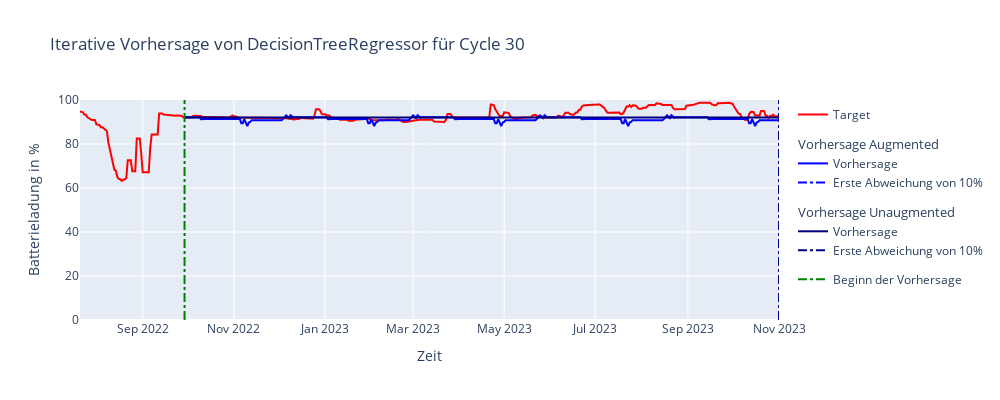
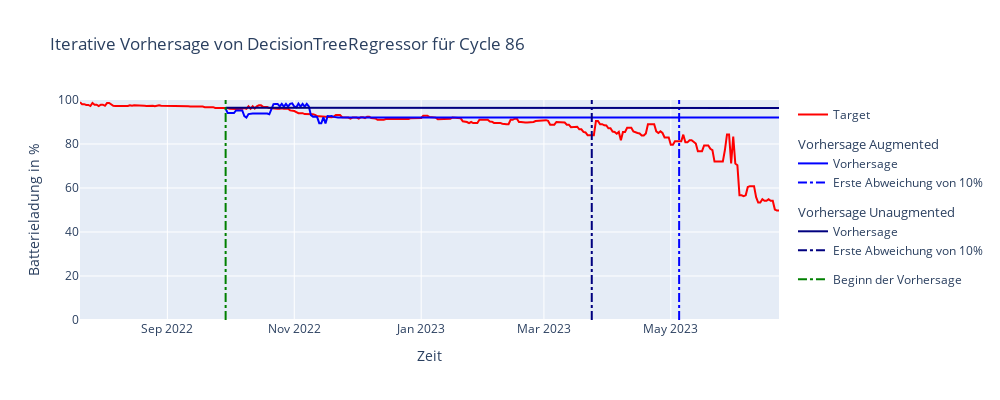
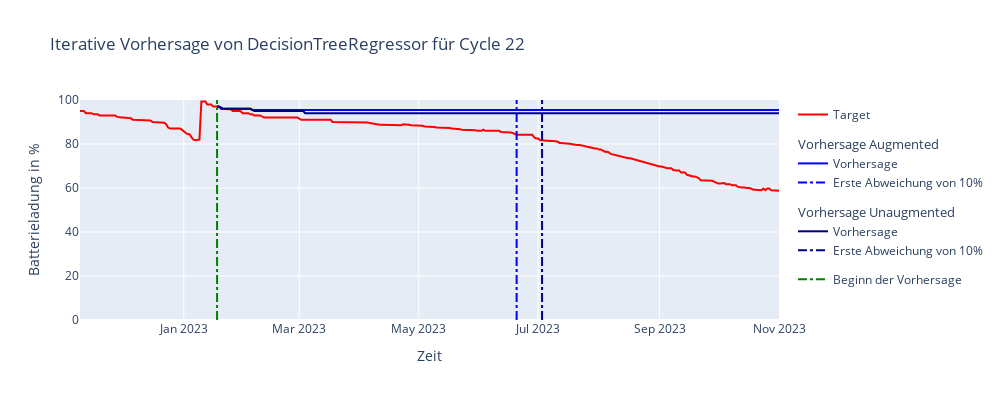
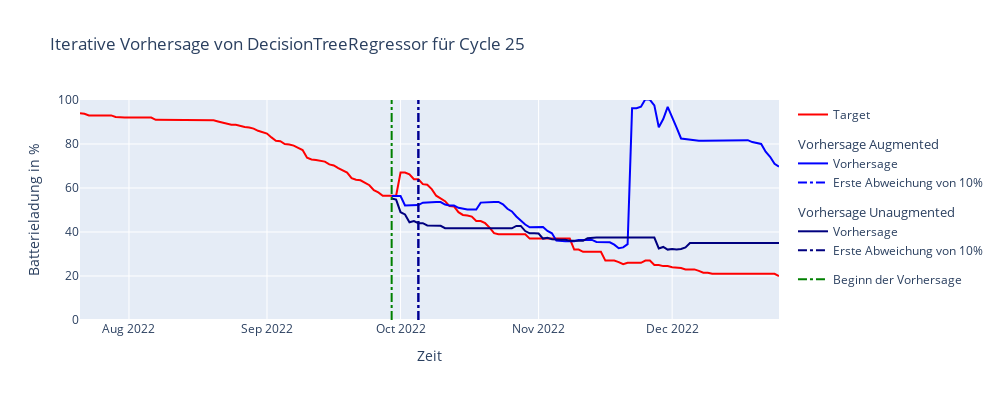

Notebook cell for these charts, in order:
### Code cell
reg_cv_df = pd.read_csv("./data/cross_validation/reg_cross_validation.csv")
reg_cv_df = reg_cv_df[reg_cv_df["params.n_dev"] == 63]

n_inputs = 70

models = {}

for model_class, model_group in reg_cv_df.groupby(by="params.model_class"):
    model_group.sort_values(by="metrics.mdt", ascending=False, inplace=True)
    best = model_group[model_group["params.n_aug"] != 0].iloc[0]
    max_jittering_battery_level = best["params.max_noise"]
    max_jittering_air_temperature = best["params.max_noise_temperature"]
    max_jittering_measurement_interval = best["params.random_max_time_warp_percent"]

    train_df_aug_params = {
        "add_noise": max_jittering_battery_level != 0,
        "max_noise": max_jittering_battery_level,
        "add_noise_temperature": max_jittering_air_temperature != 0,
        "max_noise_temperature": max_jittering_air_temperature,
        "random_warp_status_times": max_jittering_measurement_interval != 0,
        "random_max_time_warp_percent": max_jittering_measurement_interval,
    }

    base_train_df = augmented_base_dataset(
        raw_merged_df,
        n_aug=1,
        device_subset=train_uuids,
        params=train_df_aug_params,
    )
    unaugmented_base_train_df = augmented_base_dataset(
        raw_merged_df,
        n_aug=0,
        device_subset=train_uuids,
    )

    base_test_df = augmented_base_dataset(
        raw_merged_df,
        n_aug=0,
        device_subset=test_uuids,
    )

    train_df = gen_reg.base_to_regression_dataset(base_train_df, prediction_horizon=1)
    unaugmented_train_df = gen_reg.base_to_regression_dataset(
        unaugmented_base_train_df, prediction_horizon=1
    )
    test_df = gen_reg.base_to_regression_dataset(base_test_df, prediction_horizon=1)
    features = train_df.columns.drop(
        ["status_time", "device_uuid", "cycle_id", "target"]
    )
    features = list(
        set(features).intersection(
            test_df.columns.drop(["status_time", "device_uuid", "cycle_id", "target"])
        )
    )
    X_train, y_train = train_reg.df_to_X_y(train_df, features=features)
    unaugmented_X_train, unaugmented_y_train = train_reg.df_to_X_y(
        unaugmented_train_df, features=features
    )
    X_test, y_test = train_reg.df_to_X_y(test_df, features=features)

    if model_class == "LinearRegression":
        model = LinearRegression()
        unaugmented_model = LinearRegression()
    elif model_class == "DecisionTreeRegressor":
        model = DecisionTreeRegressor()
        unaugmented_model = DecisionTreeRegressor()
    else:
        model = XGBRegressor()
        unaugmented_model = XGBRegressor()

    print(model.__class__.__name__)
    model.fit(X_train, y_train)
    unaugmented_model.fit(unaugmented_X_train, unaugmented_y_train)

    models[f"{model.__class__.__name__}_aug"] = model
    models[f"{model.__class__.__name__}_unaug"] = unaugmented_model

    # Augmented
    _, _, _, _, cycle_times_dict, _ = train_reg.divergence_time_metrics(
        model, test_df, prediction_horizon=1, input_size=n_inputs
    )
    cycle_times_dict = {k: v[0] for k, v in cycle_times_dict.items()}

    # Unaugmented
    _, _, _, _, unaugmented_cycle_times, _ = train_reg.divergence_time_metrics(
        unaugmented_model, test_df, prediction_horizon=1, input_size=n_inputs
    )
    unaugmented_cycle_times = {k: v[0] for k, v in unaugmented_cycle_times.items()}

    for cycle in list(sort_dict_by_values(cycle_times_dict, ascending=False).keys())[
        0:3
    ]:
        predict_and_plot_cycle(model, unaugmented_model, cycle, n_inputs=n_inputs)

    counter = 0
    for cycle in list(sort_dict_by_values(cycle_times_dict).keys()):
        if cycle_times_dict[cycle] > 50:
            continue
        if len(test_df[test_df["cycle_id"] == cycle]) < 2 * n_inputs:
            continue
        counter += 1
        if counter > 3:
            break
        predict_and_plot_cycle(model, unaugmented_model, cycle, n_inputs=n_inputs)

    print("\n\n")

### Figure 1 — Plotly figure (JSON) as saved in the notebook; plotly's stock layout.template omitted (floating-point values rounded to 4 significant figures; data arrays with more than 128 entries replaced by an {"elided": "..."} marker saying what was removed)
{"data": [{"marker": {"color": "red"}, "mode": "lines", "name": "Target", "type": "scatter", "x": {"elided": "469 str values"}, "y": {"elided": "469 float values"}}, {"legendgroup": "0", "legendgrouptitle": {"text": "Vorhersage Augmented"}, "marker": {"color": "#0000ff"}, "mode": "lines", "name": "Vorhersage", "type": "scatter", "x": {"elided": "399 str values"}, "y": {"elided": "399 float values"}}, {"legendgroup": "0", "line": {"color": "#0000ff", "dash": "dashdot", "width": 2}, "mode": "lines", "name": "Erste Abweichung von 10%", "type": "scatter", "x": ["2023-11-01T00:00:00", "2023-11-01T00:00:00"], "y": [0, 100]}, {"legendgroup": "1", "legendgrouptitle": {"text": "Vorhersage Unaugmented"}, "marker": {"color": "#00007f"}, "mode": "lines", "name": "Vorhersage", "type": "scatter", "x": {"elided": "399 str values"}, "y": {"elided": "399 int values"}}, {"legendgroup": "1", "line": {"color": "#00007f", "dash": "dashdot", "width": 2}, "mode": "lines", "name": "Erste Abweichung von 10%", "type": "scatter", "x": ["2023-11-01T00:00:00", "2023-11-01T00:00:00"], "y": [0, 100]}, {"line": {"color": "green", "dash": "dashdot", "width": 2}, "mode": "lines", "name": "Beginn der Vorhersage", "type": "scatter", "x": ["2022-09-29T00:00:00", "2022-09-29T00:00:00"], "y": [0, 100]}], "layout": {"autosize": false, "height": 400, "showlegend": true, "title": {"text": "Iterative Vorhersage von DecisionTreeRegressor für Cycle 30"}, "width": 1000, "xaxis": {"title": {"text": "Zeit"}}, "yaxis": {"range": [0, 100], "title": {"text": "Batterieladung in %"}}}}

### Figure 2 — Plotly figure (JSON) as saved in the notebook; plotly's stock layout.template omitted (floating-point values rounded to 4 significant figures; data arrays with more than 128 entries replaced by an {"elided": "..."} marker saying what was removed)
{"data": [{"marker": {"color": "red"}, "mode": "lines", "name": "Target", "type": "scatter", "x": {"elided": "337 str values"}, "y": {"elided": "337 float values"}}, {"legendgroup": "0", "legendgrouptitle": {"text": "Vorhersage Augmented"}, "marker": {"color": "#0000ff"}, "mode": "lines", "name": "Vorhersage", "type": "scatter", "x": {"elided": "267 str values"}, "y": {"elided": "267 float values"}}, {"legendgroup": "0", "line": {"color": "#0000ff", "dash": "dashdot", "width": 2}, "mode": "lines", "name": "Erste Abweichung von 10%", "type": "scatter", "x": ["2023-05-05T00:00:00", "2023-05-05T00:00:00"], "y": [0, 100]}, {"legendgroup": "1", "legendgrouptitle": {"text": "Vorhersage Unaugmented"}, "marker": {"color": "#00007f"}, "mode": "lines", "name": "Vorhersage", "type": "scatter", "x": {"elided": "267 str values"}, "y": {"elided": "267 float values"}}, {"legendgroup": "1", "line": {"color": "#00007f", "dash": "dashdot", "width": 2}, "mode": "lines", "name": "Erste Abweichung von 10%", "type": "scatter", "x": ["2023-03-24T00:00:00", "2023-03-24T00:00:00"], "y": [0, 100]}, {"line": {"color": "green", "dash": "dashdot", "width": 2}, "mode": "lines", "name": "Beginn der Vorhersage", "type": "scatter", "x": ["2022-09-29T00:00:00", "2022-09-29T00:00:00"], "y": [0, 100]}], "layout": {"autosize": false, "height": 400, "showlegend": true, "title": {"text": "Iterative Vorhersage von DecisionTreeRegressor für Cycle 86"}, "width": 1000, "xaxis": {"title": {"text": "Zeit"}}, "yaxis": {"range": [0, 100], "title": {"text": "Batterieladung in %"}}}}

### Figure 3 — Plotly figure (JSON) as saved in the notebook; plotly's stock layout.template omitted (floating-point values rounded to 4 significant figures; data arrays with more than 128 entries replaced by an {"elided": "..."} marker saying what was removed)
{"data": [{"marker": {"color": "red"}, "mode": "lines", "name": "Target", "type": "scatter", "x": {"elided": "358 str values"}, "y": {"elided": "358 float values"}}, {"legendgroup": "0", "legendgrouptitle": {"text": "Vorhersage Augmented"}, "marker": {"color": "#0000ff"}, "mode": "lines", "name": "Vorhersage", "type": "scatter", "x": {"elided": "288 str values"}, "y": {"elided": "288 float values"}}, {"legendgroup": "0", "line": {"color": "#0000ff", "dash": "dashdot", "width": 2}, "mode": "lines", "name": "Erste Abweichung von 10%", "type": "scatter", "x": ["2023-06-20T00:00:00", "2023-06-20T00:00:00"], "y": [0, 100]}, {"legendgroup": "1", "legendgrouptitle": {"text": "Vorhersage Unaugmented"}, "marker": {"color": "#00007f"}, "mode": "lines", "name": "Vorhersage", "type": "scatter", "x": {"elided": "288 str values"}, "y": {"elided": "288 float values"}}, {"legendgroup": "1", "line": {"color": "#00007f", "dash": "dashdot", "width": 2}, "mode": "lines", "name": "Erste Abweichung von 10%", "type": "scatter", "x": ["2023-07-03T00:00:00", "2023-07-03T00:00:00"], "y": [0, 100]}, {"line": {"color": "green", "dash": "dashdot", "width": 2}, "mode": "lines", "name": "Beginn der Vorhersage", "type": "scatter", "x": ["2023-01-18T00:00:00", "2023-01-18T00:00:00"], "y": [0, 100]}], "layout": {"autosize": false, "height": 400, "showlegend": true, "title": {"text": "Iterative Vorhersage von DecisionTreeRegressor für Cycle 22"}, "width": 1000, "xaxis": {"title": {"text": "Zeit"}}, "yaxis": {"range": [0, 100], "title": {"text": "Batterieladung in %"}}}}

### Figure 4 — Plotly figure (JSON) as saved in the notebook; plotly's stock layout.template omitted (floating-point values rounded to 4 significant figures; data arrays with more than 128 entries replaced by an {"elided": "..."} marker saying what was removed)
{"data": [{"marker": {"color": "red"}, "mode": "lines", "name": "Target", "type": "scatter", "x": {"elided": "158 str values"}, "y": {"elided": "158 float values"}}, {"legendgroup": "0", "legendgrouptitle": {"text": "Vorhersage Augmented"}, "marker": {"color": "#0000ff"}, "mode": "lines", "name": "Vorhersage", "type": "scatter", "x": ["2022-09-29T00:00:00", "2022-09-30T00:00:00", "2022-10-01T00:00:00", "2022-10-02T00:00:00", "2022-10-03T00:00:00", "2022-10-04T00:00:00", "2022-10-05T00:00:00", "2022-10-06T00:00:00", "2022-10-07T00:00:00", "2022-10-08T00:00:00", "2022-10-09T00:00:00", "2022-10-10T00:00:00", "2022-10-11T00:00:00", "2022-10-12T00:00:00", "2022-10-13T00:00:00", "2022-10-14T00:00:00", "2022-10-15T00:00:00", "2022-10-16T00:00:00", "2022-10-17T00:00:00", "2022-10-18T00:00:00", "2022-10-19T00:00:00", "2022-10-20T00:00:00", "2022-10-21T00:00:00", "2022-10-22T00:00:00", "2022-10-23T00:00:00", "2022-10-24T00:00:00", "2022-10-25T00:00:00", "2022-10-26T00:00:00", "2022-10-27T00:00:00", "2022-10-28T00:00:00", "2022-10-29T00:00:00", "2022-10-30T00:00:00", "2022-10-31T00:00:00", "2022-11-01T00:00:00", "2022-11-02T00:00:00", "2022-11-03T00:00:00", "2022-11-04T00:00:00", "2022-11-05T00:00:00", "2022-11-06T00:00:00", "2022-11-07T00:00:00", "2022-11-08T00:00:00", "2022-11-09T00:00:00", "2022-11-10T00:00:00", "2022-11-11T00:00:00", "2022-11-12T00:00:00", "2022-11-13T00:00:00", "2022-11-14T00:00:00", "2022-11-15T00:00:00", "2022-11-16T00:00:00", "2022-11-17T00:00:00", "2022-11-18T00:00:00", "2022-11-19T00:00:00", "2022-11-20T00:00:00", "2022-11-21T00:00:00", "2022-11-22T00:00:00", "2022-11-23T00:00:00", "2022-11-24T00:00:00", "2022-11-25T00:00:00", "2022-11-26T00:00:00", "2022-11-27T00:00:00", "2022-11-28T00:00:00", "2022-11-29T00:00:00", "2022-11-30T00:00:00", "2022-12-01T00:00:00", "2022-12-02T00:00:00", "2022-12-03T00:00:00", "2022-12-04T00:00:00", "2022-12-05T00:00:00", "2022-12-06T00:00:00", "2022-12-07T00:00:00", "2022-12-08T00:00:00", "2022-12-09T00:00:00", "2022-12-10T00:00:00", "2022-12-11T00:00:00", "2022-12-12T00:00:00", "2022-12-13T00:00:00", "2022-12-14T00:00:00", "2022-12-15T00:00:00", "2022-12-16T00:00:00", "2022-12-17T00:00:00", "2022-12-18T00:00:00", "2022-12-19T00:00:00", "2022-12-20T00:00:00", "2022-12-21T00:00:00", "2022-12-22T00:00:00", "2022-12-23T00:00:00", "2022-12-24T00:00:00", "2022-12-25T00:00:00"], "y": [56.38, 56.38, 56.38, 52.07, 52.04, 52.25, 52.25, 53.33, 53.5, 53.62, 53.62, 53.62, 52.5, 52, 52, 51, 50.5, 50.25, 50.25, 50.25, 53.35, 53.56, 53.66, 53.66, 53.66, 52.58, 50.56, 49.35, 47.07, 45.25, 43.4, 42.17, 42.25, 42.25, 42.25, 40.5, 39.4, 36.07, 35.83, 35.83, 35.83, 35.83, 36.4, 36.4, 36.4, 36.4, 35.5, 35.33, 35.33, 35.33, 34.25, 32.6, 33, 34.49, 96.26, 96.27, 96.93, 100.4, 100.1, 97.55, 87.59, 91.33, 96.89, 91.7, 87.41, 82.5, 82.22, 81.84, 81.84, 81.5, 81.5, 81.5, 81.5, 81.5, 81.5, 81.5, 81.5, 81.5, 81.5, 81.5, 81.75, 80.88, 80.5, 80, 76.51, 74.19, 71, 69.73]}, {"legendgroup": "0", "line": {"color": "#0000ff", "dash": "dashdot", "width": 2}, "mode": "lines", "name": "Erste Abweichung von 10%", "type": "scatter", "x": ["2022-10-05T00:00:00", "2022-10-05T00:00:00"], "y": [0, 100]}, {"legendgroup": "1", "legendgrouptitle": {"text": "Vorhersage Unaugmented"}, "marker": {"color": "#00007f"}, "mode": "lines", "name": "Vorhersage", "type": "scatter", "x": ["2022-09-29T00:00:00", "2022-09-30T00:00:00", "2022-10-01T00:00:00", "2022-10-02T00:00:00", "2022-10-03T00:00:00", "2022-10-04T00:00:00", "2022-10-05T00:00:00", "2022-10-06T00:00:00", "2022-10-07T00:00:00", "2022-10-08T00:00:00", "2022-10-09T00:00:00", "2022-10-10T00:00:00", "2022-10-11T00:00:00", "2022-10-12T00:00:00", "2022-10-13T00:00:00", "2022-10-14T00:00:00", "2022-10-15T00:00:00", "2022-10-16T00:00:00", "2022-10-17T00:00:00", "2022-10-18T00:00:00", "2022-10-19T00:00:00", "2022-10-20T00:00:00", "2022-10-21T00:00:00", "2022-10-22T00:00:00", "2022-10-23T00:00:00", "2022-10-24T00:00:00", "2022-10-25T00:00:00", "2022-10-26T00:00:00", "2022-10-27T00:00:00", "2022-10-28T00:00:00", "2022-10-29T00:00:00", "2022-10-30T00:00:00", "2022-10-31T00:00:00", "2022-11-01T00:00:00", "2022-11-02T00:00:00", "2022-11-03T00:00:00", "2022-11-04T00:00:00", "2022-11-05T00:00:00", "2022-11-06T00:00:00", "2022-11-07T00:00:00", "2022-11-08T00:00:00", "2022-11-09T00:00:00", "2022-11-10T00:00:00", "2022-11-11T00:00:00", "2022-11-12T00:00:00", "2022-11-13T00:00:00", "2022-11-14T00:00:00", "2022-11-15T00:00:00", "2022-11-16T00:00:00", "2022-11-17T00:00:00", "2022-11-18T00:00:00", "2022-11-19T00:00:00", "2022-11-20T00:00:00", "2022-11-21T00:00:00", "2022-11-22T00:00:00", "2022-11-23T00:00:00", "2022-11-24T00:00:00", "2022-11-25T00:00:00", "2022-11-26T00:00:00", "2022-11-27T00:00:00", "2022-11-28T00:00:00", "2022-11-29T00:00:00", "2022-11-30T00:00:00", "2022-12-01T00:00:00", "2022-12-02T00:00:00", "2022-12-03T00:00:00", "2022-12-04T00:00:00", "2022-12-05T00:00:00", "2022-12-06T00:00:00", "2022-12-07T00:00:00", "2022-12-08T00:00:00", "2022-12-09T00:00:00", "2022-12-10T00:00:00", "2022-12-11T00:00:00", "2022-12-12T00:00:00", "2022-12-13T00:00:00", "2022-12-14T00:00:00", "2022-12-15T00:00:00", "2022-12-16T00:00:00", "2022-12-17T00:00:00", "2022-12-18T00:00:00", "2022-12-19T00:00:00", "2022-12-20T00:00:00", "2022-12-21T00:00:00", "2022-12-22T00:00:00", "2022-12-23T00:00:00", "2022-12-24T00:00:00", "2022-12-25T00:00:00"], "y": [55.25, 54.75, 49, 48, 44.4, 45, 44, 44, 43, 43, 42.8, 42.8, 41.75, 41.67, 41.67, 41.67, 41.67, 41.67, 41.67, 41.67, 41.67, 41.67, 41.67, 41.67, 41.67, 41.67, 41.67, 41.67, 42.75, 42.75, 40.43, 39.4, 39.43, 39.29, 37, 37.33, 36.75, 36.5, 36.5, 36.5, 36, 36, 36, 36, 37.17, 37.5, 37.5, 37.5, 37.5, 37.5, 37.5, 37.5, 37.5, 37.5, 37.5, 37.5, 37.5, 37.5, 37.5, 37.5, 32.5, 33.2, 32, 32.25, 32, 32.25, 33, 35, 35, 35, 35, 35, 35, 35, 35, 35, 35, 35, 35, 35, 35, 35, 35, 35, 35, 35, 35, 35]}, {"legendgroup": "1", "line": {"color": "#00007f", "dash": "dashdot", "width": 2}, "mode": "lines", "name": "Erste Abweichung von 10%", "type": "scatter", "x": ["2022-10-05T00:00:00", "2022-10-05T00:00:00"], "y": [0, 100]}, {"line": {"color": "green", "dash": "dashdot", "width": 2}, "mode": "lines", "name": "Beginn der Vorhersage", "type": "scatter", "x": ["2022-09-29T00:00:00", "2022-09-29T00:00:00"], "y": [0, 100]}], "layout": {"autosize": false, "height": 400, "showlegend": true, "title": {"text": "Iterative Vorhersage von DecisionTreeRegressor für Cycle 25"}, "width": 1000, "xaxis": {"title": {"text": "Zeit"}}, "yaxis": {"range": [0, 100], "title": {"text": "Batterieladung in %"}}}}
